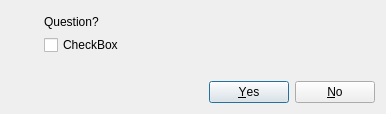
<?xml version="1.0" encoding="UTF-8"?>
<ui version="4.0">
 <class>YesNoCheckboxDlg</class>
 <widget class="QDialog" name="YesNoCheckboxDlg">
  <property name="geometry">
   <rect>
    <x>0</x>
    <y>0</y>
    <width>386</width>
    <height>114</height>
   </rect>
  </property>
  <property name="windowTitle">
   <string notr="true">Delete action</string>
  </property>
  <layout class="QVBoxLayout" name="verticalLayout">
   <item>
    <layout class="QHBoxLayout" name="horizontalLayout">
     <item>
      <widget class="QLabel" name="labelPicture">
       <property name="text">
        <string/>
       </property>
       <property name="pixmap">
        <pixmap resource="../../../res/resources.qrc">:/icons/48x48/datovka-question.png</pixmap>
       </property>
       <property name="scaledContents">
        <bool>false</bool>
       </property>
       <property name="alignment">
        <set>Qt::AlignHCenter|Qt::AlignTop</set>
       </property>
      </widget>
     </item>
     <item>
      <layout class="QVBoxLayout" name="verticalLayout_2">
       <property name="leftMargin">
        <number>20</number>
       </property>
       <property name="topMargin">
        <number>3</number>
       </property>
       <item>
        <widget class="QLabel" name="labelQuestion">
         <property name="text">
          <string notr="true">Question?</string>
         </property>
        </widget>
       </item>
       <item>
        <widget class="QCheckBox" name="advanceDeleteCheckBox">
         <property name="text">
          <string notr="true">CheckBox</string>
         </property>
        </widget>
       </item>
       <item>
        <widget class="QLabel" name="labelDetailText">
         <property name="enabled">
          <bool>true</bool>
         </property>
         <property name="font">
          <font>
           <pointsize>8</pointsize>
           <italic>true</italic>
          </font>
         </property>
         <property name="text">
          <string notr="true"/>
         </property>
         <property name="scaledContents">
          <bool>false</bool>
         </property>
         <property name="wordWrap">
          <bool>true</bool>
         </property>
        </widget>
       </item>
      </layout>
     </item>
     <item>
      <spacer name="horizontalSpacer">
       <property name="orientation">
        <enum>Qt::Horizontal</enum>
       </property>
       <property name="sizeHint" stdset="0">
        <size>
         <width>40</width>
         <height>20</height>
        </size>
       </property>
      </spacer>
     </item>
    </layout>
   </item>
   <item>
    <widget class="QDialogButtonBox" name="buttonBox">
     <property name="orientation">
      <enum>Qt::Horizontal</enum>
     </property>
     <property name="standardButtons">
      <set>QDialogButtonBox::No|QDialogButtonBox::Yes</set>
     </property>
    </widget>
   </item>
  </layout>
 </widget>
 <resources>
  <include location="../../../res/resources.qrc"/>
 </resources>
 <connections>
  <connection>
   <sender>buttonBox</sender>
   <signal>accepted()</signal>
   <receiver>YesNoCheckboxDlg</receiver>
   <slot>accept()</slot>
   <hints>
    <hint type="sourcelabel">
     <x>248</x>
     <y>254</y>
    </hint>
    <hint type="destinationlabel">
     <x>157</x>
     <y>274</y>
    </hint>
   </hints>
  </connection>
  <connection>
   <sender>buttonBox</sender>
   <signal>rejected()</signal>
   <receiver>YesNoCheckboxDlg</receiver>
   <slot>reject()</slot>
   <hints>
    <hint type="sourcelabel">
     <x>316</x>
     <y>260</y>
    </hint>
    <hint type="destinationlabel">
     <x>286</x>
     <y>274</y>
    </hint>
   </hints>
  </connection>
 </connections>
</ui>
